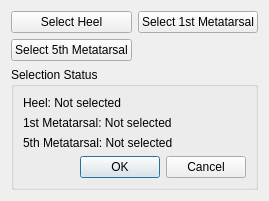
<ui version="4.0">
<widget class="QWidget" name="rigidInsole">
    <layout class="QVBoxLayout" name="verticalLayout">
        <item>
            <layout class="QGridLayout" name="gridLayout">
                <item row="0" column="0">
                    <widget class="QPushButton" name="selectHeel">
                        <property name="text">
                            <string>Select Heel</string>
                        </property>
                    </widget>
                </item>
                <item row="0" column="1">
                    <widget class="QPushButton" name="selectFirstMetatarsal">
                        <property name="text">
                            <string>Select 1st Metatarsal</string>
                        </property>
                    </widget>
                </item>
                <item row="1" column="0">
                    <widget class="QPushButton" name="selectFifthMetatarsal">
                        <property name="text">
                            <string>Select 5th Metatarsal</string>
                        </property>
                    </widget>
                </item>
            </layout>
        </item>
        <item>
            <widget class="QGroupBox" name="groupBox">
                <property name="title">
                    <string>Selection Status</string>
                </property>
                <layout class="QVBoxLayout" name="verticalLayout_2">
                    <item>
                        <widget class="QLabel" name="statusHeel">
                            <property name="text">
                                <string>Heel: Not selected</string>
                            </property>
                        </widget>
                    </item>
                    <item>
                        <widget class="QLabel" name="statusFirstMetatarsal">
                            <property name="text">
                                <string>1st Metatarsal: Not selected</string>
                            </property>
                        </widget>
                    </item>
                    <item>
                        <widget class="QLabel" name="statusFifthMetatarsal">
                            <property name="text">
                                <string>5th Metatarsal: Not selected</string>
                            </property>
                        </widget>
                    </item>
                    <item>
                        <widget class="QDialogButtonBox" name="buttonBox">
                            <property name="standardButtons">
                                <set>QDialogButtonBox::StandardButton::Ok|QDialogButtonBox::StandardButton::Cancel</set>
                            </property>
                        </widget>
                    </item>
                </layout>
            </widget>
        </item>
    </layout>
</widget>
</ui>
